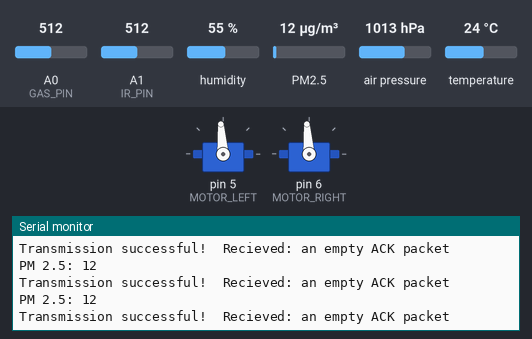
Bench run of a sketch on a simulated Arduino Uno, built with avr-gcc and run on an emulated ATmega328P. Shown: 2 × servo, the last lines printed to the serial monitor. The test bench sets the inputs (shaded band); at power-on: PM2.5 12 µg/m³, A0 (GAS_PIN) = 512, A1 (IR_PIN) = 512, humidity 55 %, air pressure 1013 hPa, temperature 24 °C. No radio packets arrive unless stated.

Above: at 1.2 s.
1.3 s: PM2.5 set to 150 µg/m³
At 1.31 s:
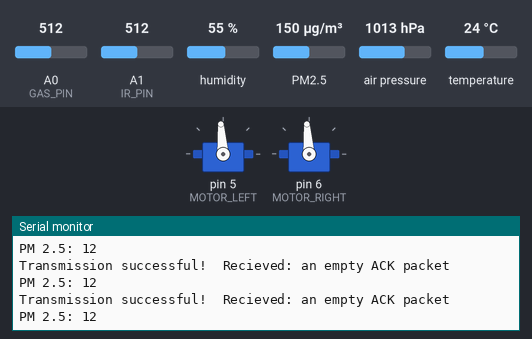
7.3 s: PM2.5 set to 6 µg/m³
At 7.35 s:
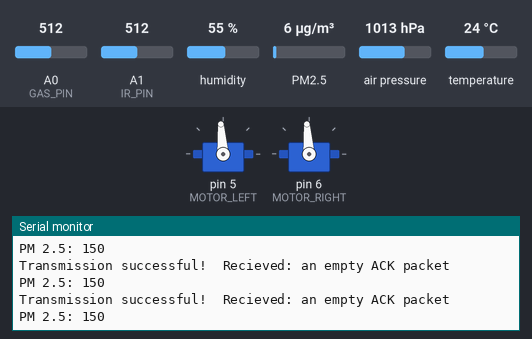
Timing chart, 0 to 10.3 s (numbered marks = the images above; inputs shaded):
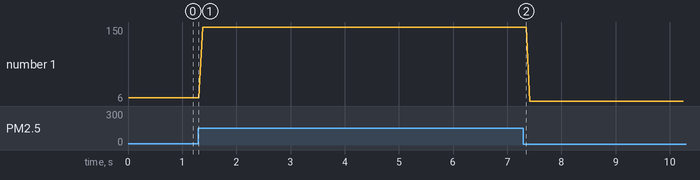

Measured:
- plotted number 1: 12 → 150 after the input at 1.3 s, 150 → 6 after the input at 7.3 s

The sketch:

Rover.ino
```cpp
 #include "Defines.h"

#include "DHT11Sensor.h"
#include "BMPSensor.h"
#include "MQ2GasSensor.h"
#include "NRFCommunication.h"
#include "PMS5003Sensor.h"
#include "IRSensor.h"
#include "Motor.h"

/*
 * PINS FOR SENSORS DEFINED IN Defines.h
 */


void setup()
{
  Serial.begin(9600);
  initializeDHTSensor();
  initializeBMPSensor();
  initializeNRFCommunication();
  initializePMSSensor();

  initializeMotors();

  // Gas and IR don't need initialization, they return the values to analog pins directly
}

void loop()
{
    getDHTValues(&message.temp, &message.humidity);

    getBMPValues(&message.pressure, &message.seaPressure);

    message.gas = getMQ2Values();

    message.ir = getIRValue();

    message.particles = getPMSValues(); // 2.5 dust particles

    bool report = radio.write(&message, sizeof(message));    // transmit & save success report

    if (report) // message was sent
    {
      Serial.print(F("Transmission successful! "));

      uint8_t pipe;
      if (radio.available(&pipe)) // is there an ACK response?
      {
        MessageStruct received;
        radio.read(&received, sizeof(received));  // get incoming ACK message
        Serial.print(F(" Recieved "));
        Serial.print(radio.getDynamicPayloadSize()); // print incoming message size
        Serial.print(F(" bytes on pipe "));
        Serial.print(pipe); // print which pipe received
        Serial.print(" Received move command: "); // print move command received
        Serial.println(received.moveCommand);
        handleMoveData(received.moveCommand);
      }
      else
      {
        Serial.println(F(" Recieved: an empty ACK packet"));
      }
    }
    else
    {
      Serial.println(F("Transmission failed or timed out"));
    }
    delay(20);
}
```

BMPSensor.h
```cpp
#include <SFE_BMP180.h>

#define ALTITUDE 179

SFE_BMP180 bmp;

void initializeBMPSensor()
{
    if (bmp.begin())
    {}
    else
    {
      // connection problem
      Serial.println("BMP180 initialization fail (disconnected)\n\n");
    }
}

void getBMPValues(double* pressure, double* seaPressure)
{
  double temperature;
  char status = bmp.startTemperature();
  status = bmp.getPressure(*pressure, temperature);
        if (status != 0) {
          /*Serial.print("Pressure measurement: ");
          Serial.print(*pressure);
          Serial.println(" hPa");*/

          *seaPressure = bmp.sealevel(*pressure, ALTITUDE);
          /*Serial.print("Sea-level pressure: ");
          Serial.print(*seaPressure);
          Serial.println("hPa");*/
        }

}
```

DHT11Sensor.h
```cpp
#include "DHT.h"

#define DHTTYPE DHT22

DHT dht(DHT11_PIN, DHTTYPE);

void initializeDHTSensor()
{
    dht.begin();
}

void getDHTValues(float* temp, float* humidity)
{
    *temp = 0;
    *humidity = 0;
    float h = dht.readHumidity();
    float t = dht.readTemperature();
    /*Serial.print("Temperature: ");
    Serial.print(t);
    Serial.print("° Celsius\tHumidity: ");
    Serial.print(h);
    Serial.println("%");*/

    if (isnan(h) || isnan(t))
    {
        Serial.println(F("Failed to read from DHT sensor!"));
        return;
    }
    *temp = t;
    *humidity = h;
}
```

Defines.h
```cpp
#define DATA_ARR_LEN 32
#define MOVE_DATA_LEN 1

/*
 * DIGITAL PINS
 */
#define DHT11_PIN       2

// Motor
#define MOTOR_LEFT    5
#define MOTOR_RIGHT   6
// ---------


// NRF PINS
#define NRF_CE_PIN      9
#define NRF_CSN_PIN     10

// NRF SEND/RECEIVE ADDRESS
const byte WRITING_ADDRESS[6] = "00030";     //Byte of array representing the address. This is the address where we will send the data. This should be same on the receiving side.
const byte READING_ADDRESS[6] = "00010";

/*
 * ANALOG PINS
 */
#define GAS_PIN A0
#define IR_PIN  A1
```

IRSensor.h
```cpp
int getIRValue()
{
  int irValue = analogRead(IR_PIN);
  /*Serial.print("IR Value: ");
  Serial.println(irValue);*/
  return irValue;
}
```

MQ2GasSensor.h
```cpp
int getMQ2Values()
{
  int gas = analogRead(GAS_PIN);
  /*Serial.print("Gas value: ");
  Serial.println(gas);*/
  return gas;
}
```

Motor.h
```cpp
#include <Servo.h>
Servo LeftMotor;
Servo RightMotor;

void stopMotors()
{
  LeftMotor.write(94.5);
  RightMotor.write(94.5);
}

void initializeMotors()
{
    LeftMotor.attach(MOTOR_LEFT);
    RightMotor.attach(MOTOR_RIGHT);
    stopMotors();
}

void forward()
{
    LeftMotor.write(0);
    RightMotor.write(180);
}

void backward() {
    LeftMotor.write(180);
    RightMotor.write(0);
}

void left() {
    LeftMotor.write(0);
    RightMotor.write(0);
}

void right() {
    LeftMotor.write(180);
    RightMotor.write(180);
}

void handleMoveData(char data)
{
  switch(data)
    {
      case '0':
        stopMotors();
        break;
      case '1':
        forward();
        break;
      case '2':
        backward();
        break;
      case '3':
        left();
        break;
      case '4':
        right();
        break;
      default:
        Serial.print("Error in move data: " + data);
        stopMotors();
        break;
    }
}
```

NRFCommunication.h
```cpp
#include <SPI.h>
#include <nRF24L01.h>
#include <RF24.h>

RF24 radio(NRF_CE_PIN, NRF_CSN_PIN); // CE, CSN

struct MessageStruct {
  float temp;
  float humidity;
  double pressure;
  double seaPressure;
  int gas;
  int ir;
  int particles;
  char moveCommand;
};
MessageStruct message;

void initializeNRFCommunication()
{
    radio.begin();

    radio.setPALevel(RF24_PA_MIN);

    radio.enableDynamicPayloads();
    radio.enableAckPayload();

    radio.openWritingPipe(WRITING_ADDRESS); // set the address where we will send the data
    radio.openReadingPipe(1, READING_ADDRESS);   // set the address at which we will receive the data

    // initialize data
    message.temp = 0.0;
    message.humidity = 0.0;
    message.pressure = 0.0;
    message.seaPressure = 0.0;
    message.gas = 0;
    message.ir = 0;
    message.particles = 0;
    message.moveCommand = 'X';
    radio.writeAckPayload(1, &message, sizeof(MessageStruct));

    radio.stopListening();
}
```

PMS5003Sensor.h
```cpp
#include "Adafruit_PM25AQI.h"

#include <SoftwareSerial.h>
SoftwareSerial pmSerial(7, 8); // TX RX

Adafruit_PM25AQI aqi = Adafruit_PM25AQI();

void initializePMSSensor()
{
  pmSerial.begin(9600);

  if (! aqi.begin_UART(&pmSerial)) { // connect to the sensor over software serial
    Serial.println("Could not find PM 2.5 sensor!");
  }
}

int getPMSValues()
{
  PM25_AQI_Data data;

  if (! aqi.read(&data)) {
    return -1;
  }
  Serial.print(F("PM 2.5: ")); Serial.println(data.pm25_standard);
  return data.pm25_standard;
}
```
